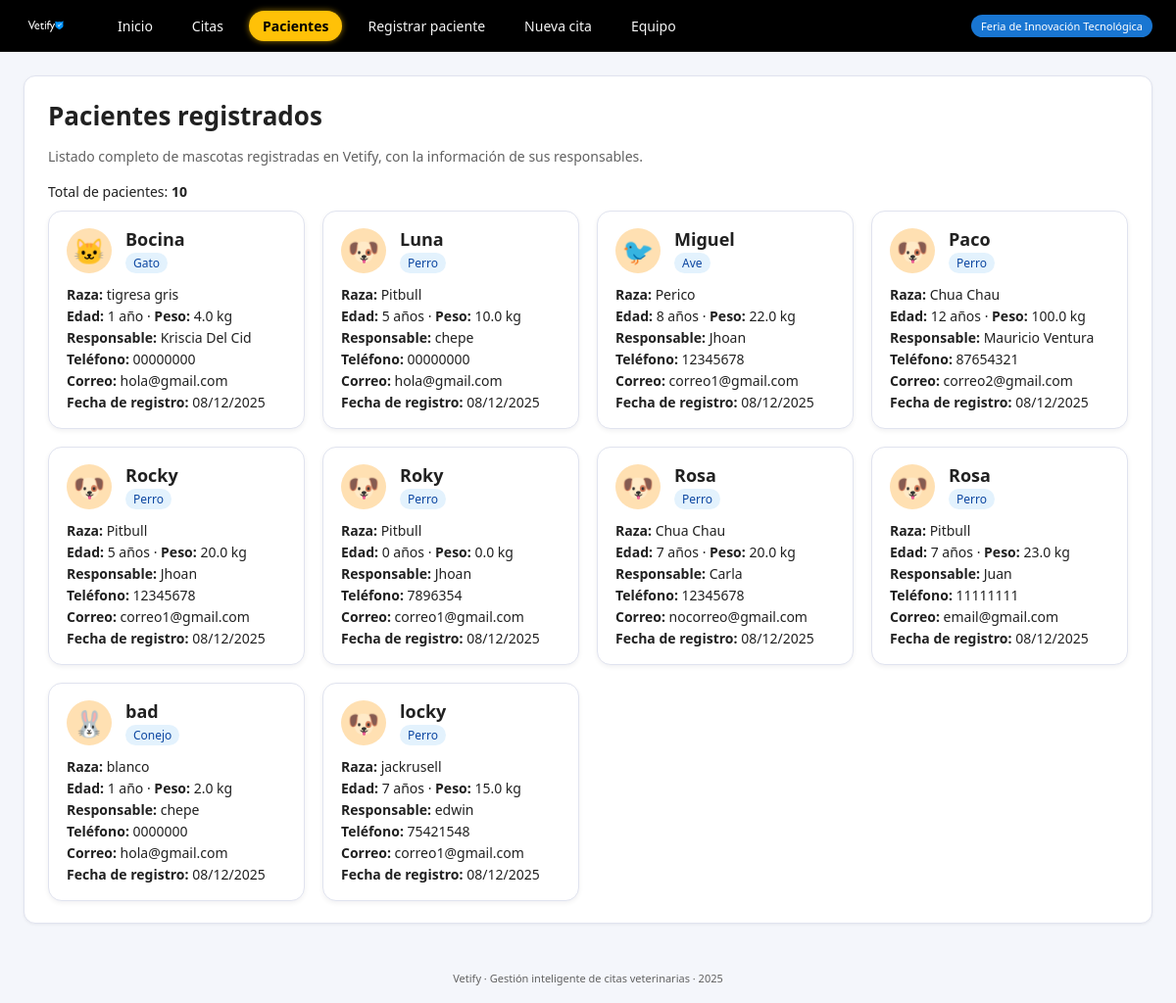
/pacientes, run on the app's committed database.
### tables this page shows
CREATE TABLE mascotas (
        id INTEGER PRIMARY KEY AUTOINCREMENT,
        nombre TEXT NOT NULL,
        tipo TEXT NOT NULL,
        raza TEXT,
        edad INTEGER,
        peso REAL,
        dueno_id INTEGER NOT NULL, fecha_registro TEXT,
        FOREIGN KEY (dueno_id) REFERENCES duenos(id)
    );

CREATE TABLE duenos (
        id INTEGER PRIMARY KEY AUTOINCREMENT,
        nombre TEXT NOT NULL,
        telefono TEXT NOT NULL,
        correo TEXT NOT NULL
    );

### app.py (the view)
@app.route("/pacientes")
def pacientes():
    pacientes = listar_pacientes_detalle()
    total = len(pacientes)
    return render_template("pacientes.html", pacientes=pacientes, total=total)

### db.py (called while the page is built)
def get_connection():
    conn = sqlite3.connect(DB_NAME)
    conn.row_factory = sqlite3.Row  # acceder por nombre de columna
    return conn

### services.py (called while the page is built)
def listar_pacientes_detalle():
    conn = get_connection()
    cur = conn.cursor()
    cur.execute("""
        SELECT m.id,
               m.nombre,
               m.tipo,
               m.raza,
               m.edad,
               m.peso,
               m.fecha_registro,
               d.nombre   AS dueno,
               d.telefono AS dueno_telefono,
               d.correo   AS dueno_correo
        FROM mascotas m
        JOIN duenos d ON m.dueno_id = d.id
        ORDER BY m.nombre;
    """)
    filas = cur.fetchall()
    conn.close()
    return filas

### templates/pacientes.html (shortened to what this page needs)
{% extends "base.html" %}
{% block content %}
<div class="card pacientes-page">
    <h1>Pacientes registrados</h1>
    <p class="form-sub">
        Listado completo de mascotas registradas en Vetify, con la información de sus responsables.
    </p>
    {% if pacientes %}
    <div class="patients-header">
        <span class="calendar-total">
            Total de pacientes: <strong>{{ total }}</strong>
        </span>
    </div>
    <div class="patients-grid">
        {% for p in pacientes %}
        {% set tipo = p['tipo']|lower %}
        {% if 'perro' in tipo or 'canino' in tipo %}
            {% set avatar = '🐶' %}
        {% elif 'gato' in tipo or 'felino' in tipo %}
            {% set avatar = '🐱' %}
        {% elif 'ave' in tipo or 'pájaro' in tipo or 'pajaro' in tipo or 'perico' in tipo %}
            {% set avatar = '🐦' %}
        {% elif 'conejo' in tipo %}
            {% set avatar = '🐰' %}
        {% elif 'pez' in tipo %}
            {% set avatar = '🐠' %}
        {% elif 'reptil' in tipo or 'lagarto' in tipo %}
            {% set avatar = '🐍' %}
        {% elif 'hamster' in tipo or 'hámster' in tipo %}
            {% set avatar = '🐹' %}
        {% elif 'tortuga' in tipo %}
            {% set avatar = '🐢' %}
        {% else %}
            {% set avatar = '🐾' %}
        {% endif %}
        <article class="patient-card">
            <header class="patient-header">
                <div class="patient-avatar">
                    {{ avatar }}
                </div>
                <div>
                    <h2 class="patient-name">{{ p['nombre'] }}</h2>
                    <span class="patient-type">{{ p['tipo'] }}</span>
                </div>
            </header>
            <div class="patient-body">
                <p class="patient-line"><strong>Raza:</strong> {{ p['raza'] or 'No especificada' }}</p>
                <p class="patient-line">
                    <strong>Edad:</strong> {{ p['edad'] }} año{{ 's' if p['edad'] != 1 }} ·
                    <strong>Peso:</strong> {{ p['peso'] }} kg
                </p>
                <p class="patient-line"><strong>Responsable:</strong> {{ p['dueno'] }}</p>
                <p class="patient-line"><strong>Teléfono:</strong> {{ p['dueno_telefono'] }}</p>
                <p class="patient-line"><strong>Correo:</strong> {{ p['dueno_correo'] }}</p>
                <p class="patient-line">
                    <strong>Fecha de registro:</strong>
                    {% if p['fecha_registro'] %}
                        {{ p['fecha_registro'][8:10] }}/{{ p['fecha_registro'][5:7] }}/{{ p['fecha_registro'][0:4] }}
                    {% else %}
                        No disponible
                    {% endif %}
                </p>
            </div>
        </article>
        {% endfor %}
    </div>
    {% else %}
    <p>No hay pacientes registrados.</p>
    {% endif %}
</div>
{% endblock %}

### static/css/styles.css (style rules this page uses)
:root { --primary: #1976D2; --primary-dark: #0D47A1; --accent: #FFC107; --bg: #F4F6FB; --card-bg: #FFFFFF; --text-main: #212121; --text-soft: #616161; --border-soft: #E0E3EF; --danger: #C62828; --warning: #F9A825; --success: #2E7D32; }
* { box-sizing: border-box; font-family: "Segoe UI", system-ui, sans-serif; }
body { margin: 0; background: var(--bg); color: var(--text-main); font-size: 15px; }
.card { background: var(--card-bg); border-radius: 12px; border: 1px solid var(--border-soft); padding: 22px 24px; box-shadow: 0 1px 3px rgba(15, 23, 42, 0.06); }
.form-sub { font-size: 14px; color: var(--text-soft); margin-bottom: 16px; }
.calendar-total { font-size: 14px; color: var(--text-main); }
.pacientes-page h1 { margin-top: 0; margin-bottom: 10px; font-size: 26px; }
.patients-header { margin-bottom: 10px; }
.patients-grid { display: grid; grid-template-columns: repeat(auto-fit, minmax(260px, 1fr)); gap: 18px; margin-top: 10px; }
.patient-card { background: #FFFFFF; border-radius: 14px; border: 1px solid #E0E3EF; padding: 16px 18px 14px; box-shadow: 0 2px 5px rgba(15, 23, 42, 0.06); display: flex; flex-direction: column; gap: 6px; }
.patient-header { display: flex; align-items: center; gap: 14px; }
.patient-avatar { width: 46px; height: 46px; border-radius: 50%; background: #FFE0B2; display: flex; align-items: center; justify-content: center; font-size: 26px; }
.patient-name { margin: 0; font-size: 18px; font-weight: 700; }
.patient-type { display: inline-block; margin-top: 2px; font-size: 12px; color: var(--primary-dark); background: #E3F2FD; padding: 2px 8px; border-radius: 999px; }
.patient-body { margin-top: 6px; font-size: 14px; color: var(--text-main); }
.patient-line { margin: 0 0 3px 0; }

### data on the page
mascotas: avatar "🐱", nombre "Bocina", tipo "Gato", raza "tigresa gris", edad "1", peso "4.0", dueno "Kriscia Del Cid", dueno_telefono "00000000", dueno_correo "hola@gmail.com", fecha_registro "08", fecha_registro "12", fecha_registro "2025"
mascotas: avatar "🐶", nombre "Luna", tipo "Perro", raza "Pitbull", edad "5", edad "s", peso "10.0", dueno "chepe", dueno_telefono "00000000", dueno_correo "hola@gmail.com", fecha_registro "08", fecha_registro "12", fecha_registro "2025"
mascotas: avatar "🐦", nombre "Miguel", tipo "Ave", raza "Perico", edad "8", edad "s", peso "22.0", dueno "Jhoan", dueno_telefono "12345678", dueno_correo "correo1@gmail.com", fecha_registro "08", fecha_registro "12", fecha_registro "2025"
mascotas: avatar "🐶", nombre "Paco", tipo "Perro", raza "Chua Chau", edad "12", edad "s", peso "100.0", dueno "Mauricio Ventura", dueno_telefono "87654321", dueno_correo "correo2@gmail.com", fecha_registro "08", fecha_registro "12", fecha_registro "2025"
mascotas: avatar "🐶", nombre "Rocky", tipo "Perro", raza "Pitbull", edad "5", edad "s", peso "20.0", dueno "Jhoan", dueno_telefono "12345678", dueno_correo "correo1@gmail.com", fecha_registro "08", fecha_registro "12", fecha_registro "2025"
mascotas: avatar "🐶", nombre "Roky", tipo "Perro", raza "Pitbull", edad "0", edad "s", peso "0.0", dueno "Jhoan", dueno_telefono "7896354", dueno_correo "correo1@gmail.com", fecha_registro "08", fecha_registro "12", fecha_registro "2025"
mascotas: avatar "🐶", nombre "Rosa", tipo "Perro", raza "Chua Chau", edad "7", edad "s", peso "20.0", dueno "Carla", dueno_telefono "12345678", dueno_correo "nocorreo@gmail.com", fecha_registro "08", fecha_registro "12", fecha_registro "2025"
mascotas: avatar "🐶", nombre "Rosa", tipo "Perro", raza "Pitbull", edad "7", edad "s", peso "23.0", dueno "Juan", dueno_telefono "11111111", dueno_correo "email@gmail.com", fecha_registro "08", fecha_registro "12", fecha_registro "2025"
mascotas: avatar "🐰", nombre "bad", tipo "Conejo", raza "blanco", edad "1", peso "2.0", dueno "chepe", dueno_telefono "0000000", dueno_correo "hola@gmail.com", fecha_registro "08", fecha_registro "12", fecha_registro "2025"
mascotas: avatar "🐶", nombre "locky", tipo "Perro", raza "jackrusell", edad "7", edad "s", peso "15.0", dueno "edwin", dueno_telefono "75421548", dueno_correo "correo1@gmail.com", fecha_registro "08", fecha_registro "12", fecha_registro "2025"

### other printed values
{{ total }} "10"
